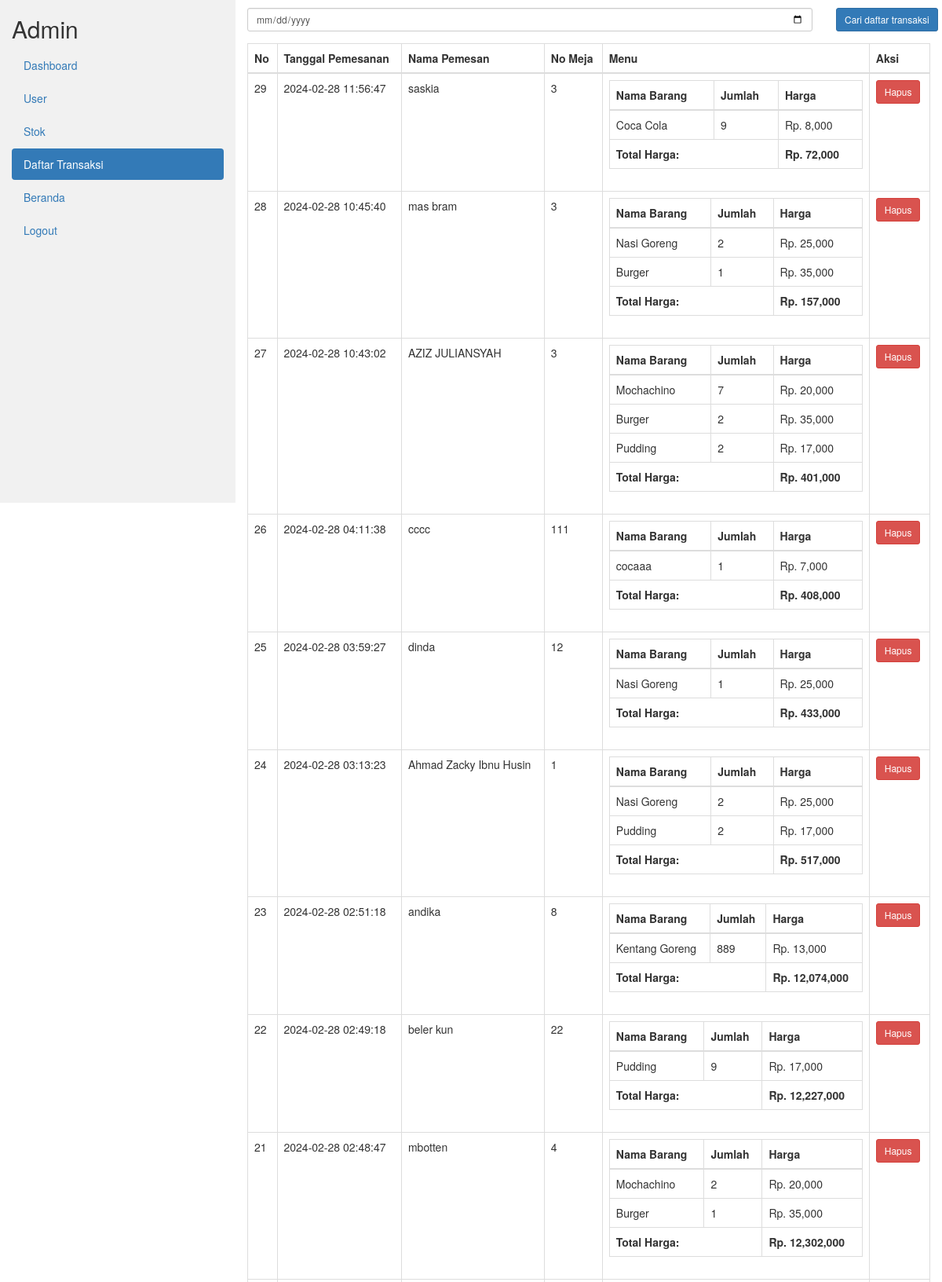
Page /petugas/index.php?page=daftar-transaksi (signed in, upper part) on the committed database.
### tables this page shows
CREATE TABLE `penjualan` (
  `PenjualanID` int(11) NOT NULL,
  `TanggalPenjualan` datetime NOT NULL,
  `TotalHarga` int(11) NOT NULL,
  `PelangganID` int(11) NOT NULL
);

CREATE TABLE `pelanggan` (
  `PelangganID` int(11) NOT NULL,
  `NamaPelanggan` varchar(255) NOT NULL,
  `NoMeja` int(11) NOT NULL,
  `NomorTelepon` int(11) NOT NULL
);

CREATE TABLE `produk` (
  `ProdukID` int(11) NOT NULL,
  `NamaProduk` varchar(255) NOT NULL,
  `Harga` int(11) NOT NULL,
  `Stok` int(11) NOT NULL,
  `Terjual` int(11) NOT NULL,
  `Foto` varchar(255) NOT NULL
);

CREATE TABLE `detailpenjualan` (
  `DetailID` int(11) NOT NULL,
  `PenjualanID` int(11) NOT NULL,
  `ProdukID` int(11) NOT NULL,
  `JumlahProduk` int(11) NOT NULL,
  `Subtotal` int(11) NOT NULL
);

### petugas/daftar-transaksi.php (the view, shortened to what this page needs)
<form action="" method="post">
    <div class="row">
        <div class="form-group col-sm-10">
            <input type="date" name="search" placeholder="Cari Transaksi..." class="form-control input-sm">
        </div>
        <div class="form-group col-sm-2">
            <button type="submit" class="btn btn-primary btn-sm">Cari daftar transaksi</button>
        </div>
    </div>
</form>
<table class="table table-bordered">
    <thead>
        <tr>
            <th>No</th>
            <th>Tanggal Pemesanan</th>
            <th>Nama Pemesan</th>
            <th>No Meja</th>
            <th>Menu</th>
            <th>Aksi</th>
        </tr>
    </thead>
    <tbody>
        <?php
            if (isset($_POST['search'])) {
                $tanggal = $_POST['search'];
                $totalharga = 0;
                $sql = $koneksi->query("SELECT * FROM penjualan WHERE TanggalPenjualan LIKE '%$tanggal%'");
                    if ($sql->num_rows > 0) { ?>
                        <a href="?page=daftar-transaksi" class="btn btn-primary">kembali</a>
                        <p></p>
                    <?php
                        while ($data = $sql->fetch_assoc()) {
                    ?>
                    <tr>
                        <td><?php echo $data['PenjualanID'] ?></td>
                        <td><?php echo $data['TanggalPenjualan'] ?></td>
                    <?php
                        $sql2 = $koneksi->query("SELECT * FROM pelanggan WHERE PelangganID='".$data['PenjualanID']."' ");
                        while($data2 = $sql2->fetch_assoc()) { ?>
                        <td><?php echo $data2['NamaPelanggan'] ?></td>
                        <td><?php echo $data2['NoMeja'] ?></td>
                    <?php } ?>
                        <td>
                            <table class="table table-bordered">
                                <thead>
                                    <tr>
                                        <th>Nama Barang</th>
                                        <th>Jumlah</th>
                                        <th>Harga</th>
                                    </tr>
                                </thead>
                                <tbody>
                                    <tr>
                                    <?php
                                        $sql3 = $koneksi->query("SELECT * FROM detailpenjualan WHERE DetailID='".$data['PenjualanID']."' ");
                                        while($data3 = $sql3->fetch_assoc()) { ?>
                                        <?php
                                            $sql4 = $koneksi->query("SELECT * FROM produk WHERE ProdukID='".$data3['ProdukID']."' ");
                                            while($data4 = $sql4->fetch_assoc()) { ?>
                                            <td><?php echo $data4['NamaProduk'] ?></td>
                                        <?php } ?>
                                            <td><?php echo $data3['JumlahProduk'] ?></td>
                                            <td>Rp. <?php echo number_format($data3['Subtotal']) ?></td>
                                        </tr>
                                    <?php
                                        $totalproduk = $data3['JumlahProduk'] * $data3['Subtotal'];
                                        $totalharga += $totalproduk;
                                        }
                                    ?>
                                    <tr>
                                        <td colspan="2"><strong>Total Harga: </strong></td>
                                        <td colspan="2"><strong>Rp. <?php echo number_format("$totalharga") ?></strong></td>
                                    </tr>
                                </tbody>
                            </table>
                        </td>
                        <td><a onclick="return confirm('Apakah anda yakin ingin menghapusnya!!')" href="?page=hapus-daftar-transaksi&id=<?= $data['PenjualanID']; ?>" class="btn btn-sm btn-danger">Hapus</a></td>
                    </tr>
                    <?php }
                    } else{ ?>
                        <table>
                            <p style="text-align: center;">Tidak ada daftar transaksi yang ditemukan. <a href="?page=daftar-transaksi">kembali</a></p>
                        </table>
                    <?php }
                    } else {
                        $totalharga = 0;
                        $sql = $koneksi->query("SELECT * FROM penjualan ORDER BY PenjualanID DESC");
                        while ($data = $sql->fetch_assoc()) {
                    ?>
                    <tr>
                        <td><?php echo $data['PenjualanID'] ?></td>
                        <td><?php echo $data['TanggalPenjualan'] ?></td>
                    <?php
                        $sql2 = $koneksi->query("SELECT * FROM pelanggan WHERE PelangganID='".$data['PenjualanID']."' ");
                        while($data2 = $sql2->fetch_assoc()) { ?>
                        <td><?php echo $data2['NamaPelanggan'] ?></td>
                        <td><?php echo $data2['NoMeja'] ?></td>
                    <?php } ?>
                        <td>
                            <table class="table table-bordered">
                                <thead>
                                    <tr>
                                        <th>Nama Barang</th>
                                        <th>Jumlah</th>
                                        <th>Harga</th>
                                    </tr>
                                </thead>
                                <tbody>
                                    <tr>
                                    <?php
                                        $sql3 = $koneksi->query("SELECT * FROM detailpenjualan WHERE DetailID='".$data['PenjualanID']."' ");
                                        while($data3 = $sql3->fetch_assoc()) { ?>
                                        <?php
                                            $sql4 = $koneksi->query("SELECT * FROM produk WHERE ProdukID='".$data3['ProdukID']."' ");
                                            while($data4 = $sql4->fetch_assoc()) { ?>
                                            <td><?php echo $data4['NamaProduk'] ?></td>
                                        <?php } ?>
                                            <td><?php echo $data3['JumlahProduk'] ?></td>
                                            <td>Rp. <?php echo number_format($data3['Subtotal']) ?></td>
                                        </tr>
                                    <?php
                                        $totalproduk = $data3['JumlahProduk'] * $data3['Subtotal'];
                                        $totalharga += $totalproduk;
                                        }
                                    ?>
                                    <tr>
                                        <td colspan="2"><strong>Total Harga: </strong></td>
                                        <td colspan="2"><strong>Rp. <?php echo number_format("$totalharga") ?></strong></td>
                                    </tr>
                                </tbody>
                            </table>
                        </td>
                        <td><a onclick="return confirm('Apakah anda yakin ingin menghapusnya!!')" href="?page=hapus-daftar-transaksi&id=<?= $data['PenjualanID']; ?>" class="btn btn-sm btn-danger">Hapus</a></td>
                    </tr>
                    <?php } } ?>

### rows in the picture
penjualan: PenjualanID "29", TanggalPenjualan "2024-02-28 11:56:47", totalharga "72,000"
pelanggan: NamaPelanggan "saskia", NoMeja "3"
detailpenjualan: JumlahProduk "9", Subtotal "8,000"
produk: NamaProduk "Coca Cola"
penjualan: PenjualanID "28", TanggalPenjualan "2024-02-28 10:45:40", totalharga "157,000"
pelanggan: NamaPelanggan "mas bram", NoMeja "3"
detailpenjualan: JumlahProduk "2", Subtotal "25,000"
produk: NamaProduk "Nasi Goreng"
detailpenjualan: JumlahProduk "1", Subtotal "35,000"
produk: NamaProduk "Burger"
penjualan: PenjualanID "27", TanggalPenjualan "2024-02-28 10:43:02", totalharga "401,000"
pelanggan: NamaPelanggan "AZIZ JULIANSYAH", NoMeja "3"
detailpenjualan: JumlahProduk "7", Subtotal "20,000"
produk: NamaProduk "Mochachino"
detailpenjualan: JumlahProduk "2", Subtotal "35,000"
detailpenjualan: JumlahProduk "2", Subtotal "17,000"
produk: NamaProduk "Pudding"
penjualan: PenjualanID "26", TanggalPenjualan "2024-02-28 04:11:38", totalharga "408,000"
pelanggan: NamaPelanggan "cccc", NoMeja "111"
detailpenjualan: JumlahProduk "1", Subtotal "7,000"
produk: NamaProduk "cocaaa"
penjualan: PenjualanID "25", TanggalPenjualan "2024-02-28 03:59:27", totalharga "433,000"
pelanggan: NamaPelanggan "dinda", NoMeja "12"
detailpenjualan: JumlahProduk "1", Subtotal "25,000"
penjualan: PenjualanID "24", TanggalPenjualan "2024-02-28 03:13:23", totalharga "517,000"
pelanggan: NamaPelanggan "Ahmad Zacky Ibnu Husin", NoMeja "1"
detailpenjualan: JumlahProduk "2", Subtotal "25,000"
detailpenjualan: JumlahProduk "2", Subtotal "17,000"
penjualan: PenjualanID "23", TanggalPenjualan "2024-02-28 02:51:18", totalharga "12,074,000"
pelanggan: NamaPelanggan "andika", NoMeja "8"
detailpenjualan: JumlahProduk "889", Subtotal "13,000"
produk: NamaProduk "Kentang Goreng"
penjualan: PenjualanID "22", TanggalPenjualan "2024-02-28 02:49:18", totalharga "12,227,000"
pelanggan: NamaPelanggan "beler kun", NoMeja "22"
detailpenjualan: JumlahProduk "9", Subtotal "17,000"
penjualan: PenjualanID "21", TanggalPenjualan "2024-02-28 02:48:47", totalharga "12,302,000"
pelanggan: NamaPelanggan "mbotten", NoMeja "4"
detailpenjualan: JumlahProduk "2", Subtotal "20,000"
detailpenjualan: JumlahProduk "1", Subtotal "35,000"

### other values in the picture
$Level "Admin"
